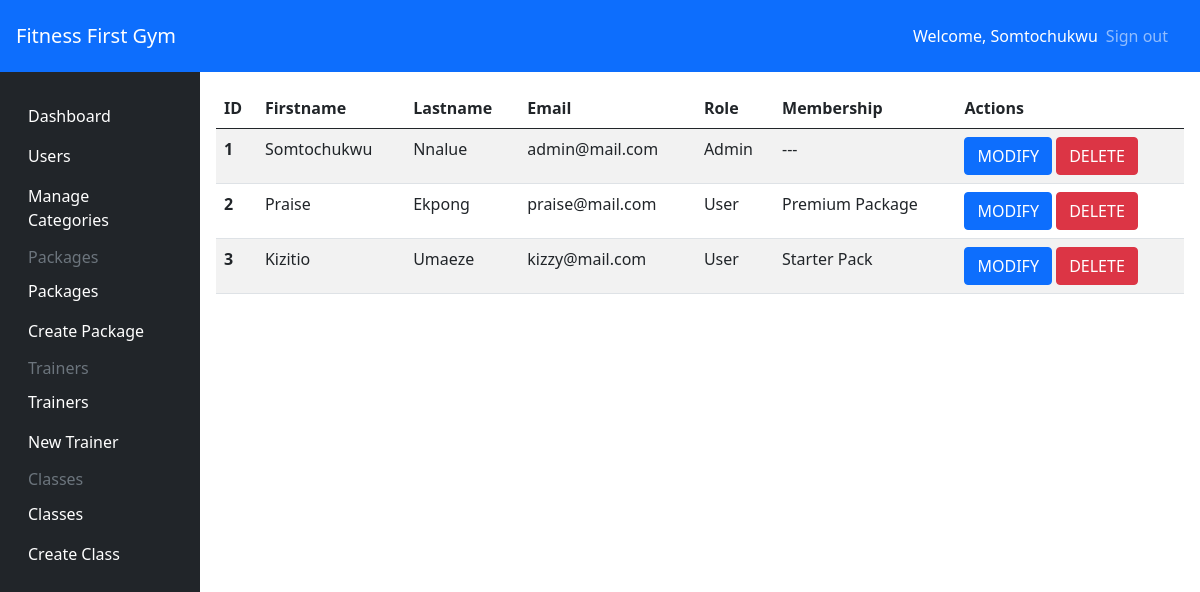
/users/all (signed in), run on an earlier commit of the app's database.
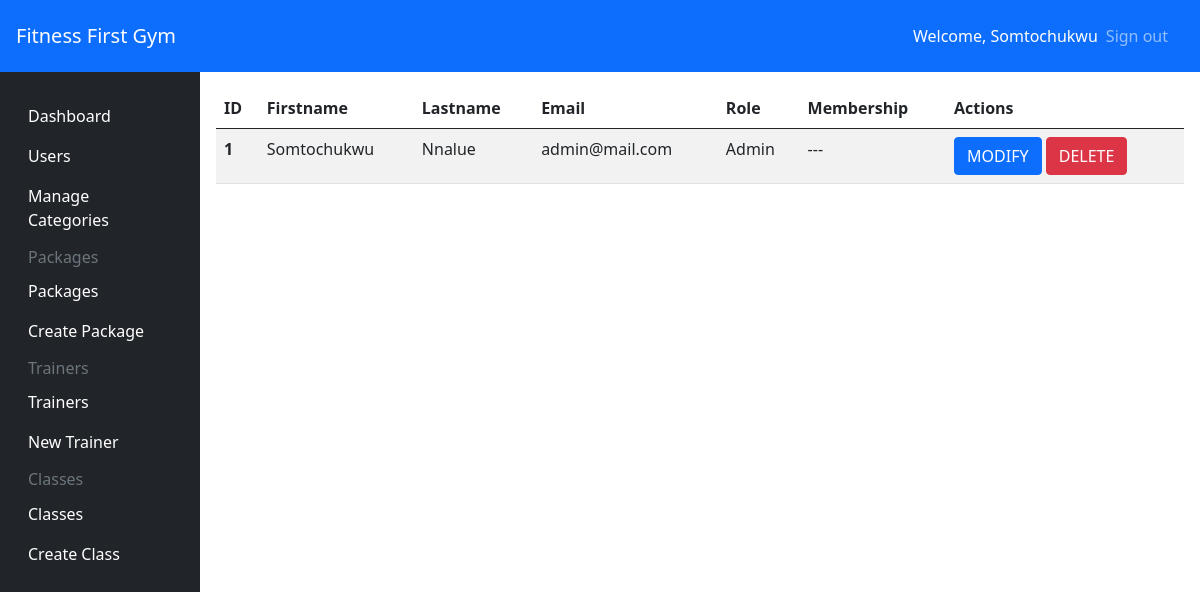
And on a later commit of the database.
### app/models/__init__.py (models this page shows, shortened)
class User(UserMixin, db.Model):
    id = db.Column(db.Integer, primary_key=True)
    firstname = db.Column(db.String(200), nullable=False)
    lastname = db.Column(db.String(200), nullable=True)
    email = db.Column(db.String(100), nullable=False, unique=True)
    password = db.Column(db.String(200), nullable=False)
    isAdmin = db.Column(db.Boolean(), default=False)
    membership_id = db.Column(db.Integer, db.ForeignKey('package.id'), nullable=True)
    membership = db.relationship('Package', backref=db.backref('packages', lazy='dynamic'))
    createdAt = db.Column(db.DateTime, default=datetime.utcnow)

### app/models/Package.py (models this page shows)
class Package(db.Model):
    id = db.Column(db.Integer, primary_key=True)
    name = db.Column(db.String(100), unique=True)
    price = db.Column(db.Float)
    description = db.Column(db.String(100))
    premium = db.Column(db.Boolean, default=True)
    package_id = db.Column(db.Integer, db.ForeignKey('package_type.id'))
    package_type = db.relationship('PackageType', backref=db.backref('package', lazy='dynamic'))
    category_id = db.Column(db.Integer, db.ForeignKey('category.id'))
    category = db.relationship('Category', backref=db.backref('packages', lazy='dynamic'))

### app/user_views.py (the view)
@app.route('/users/all')
@login_required
@authorize_request
def all_users():
   users = User.query.all()
   return render_template('pages/admin/users/preview.html', users=users)

### app/admin_views.py (called while the page is built)
def authorize_request(view_func):
   @wraps(view_func)
   def wrapped_view(*args, **kwargs):
      try:
         if current_user.isAdmin:
               return view_func(*args, **kwargs)
         else:
            flash('Unauthorized')
            return redirect('/')
      except Exception as error:
         return render_template('pages/error/500.html', error=error)
   return wrapped_view

### app/models/__init__.py (called while the page is built)
@login_manager.user_loader
def load_user(id):
    return User.query.get(id)

### app/templates/pages/admin/users/preview.html (shortened to what this page needs)
{% extends "components/admin_base.html" %}
{% block content %}
<table class="table table-striped table-hover">
    <thead>
        <tr>
            <th scope="col">ID</th>
            <th scope="col">Firstname</th>
            <th scope="col">Lastname</th>
            <th scope="col">Email</th>
            <th scope="col">Role</th>
            <th scope="col">Membership</th>
            <th scope="col">Actions</th>
        </tr>
    </thead>
    <tbody>
        {% if users %}
        {% for user in users %}
        <tr>
            <th scope="row">{{user.id}}</th>
            <td>{{user.firstname}}</td>
            <td>{{user.lastname}}</td>
            <td>{{user.email}}</td>
            <td>{{"Admin" if user.isAdmin else "User"}}</td>
            <td>{{"---" if user.isAdmin else "UNSUBSCRIBED" if not user.membership else user.membership.name }}</td>
            <td class="d-flex-col">
                <a href="/user/edit/{{user.id}}" class="btn btn-primary text-white">MODIFY</a>
                <a href="/user/delete/{{user.id}}" class="btn btn-danger text-white">DELETE</a>
            </td>
        </tr>
        {% endfor %}
        {% endif %}
    </tbody>
</table>
{% endblock content %}

### app/templates/components/admin_base.html (shortened to what this page needs)
<!DOCTYPE html>
<html lang="en">
<head>
    <link href="https://cdn.jsdelivr.net/npm/bootstrap@5.0.2/dist/css/bootstrap.min.css" rel="stylesheet"
>
</head>
<body class="relative">
    <main>
        <nav class="navbar navbar-dark sticky-top bg-primary flex-md-nowrap p-3">
            <a class="navbar-brand col-sm-3 col-md-2 mr-0" href="/">Fitness First Gym</a>
            <div class="navbar-nav px-3">
                <div class="nav-item text-nowrap d-flex align-items-center">
                    <span class="text-white mx-2">Welcome, {{current_user.firstname}}</span>
                    <a class="nav-link" href="/auth/logout">Sign out</a>
                </div>
            </div>
        </nav>
        <div>
            <div class="container-fluid">
                <div class="row">
                    {% include "components/admin_navbar.html" %}
                    <main role="main" class="relative col-md-9 ml-sm-auto col-lg-10 p-3">
                        {% block content %} {% endblock %}
                    </main>
                </div>
            </div>
        </div>
    </main>
</body>
</html>

### app/templates/components/admin_navbar.html
<nav class="vh-100 col-md-2 d-none d-md-block bg-dark sidebar sidebar-fixed py-4">
    <ul class="nav flex-column">
      <li class="nav-item">
        <a class="nav-link text-white" href="/admin/dashboard">Dashboard</a>
      </li>
    </ul>
    <ul class="nav flex-column">
      <li class="nav-item">
        <a class="nav-link text-white" href="/users/all">Users</a>
      </li>
    </ul>
    <ul class="nav flex-column">
      <li class="nav-item">
        <a class="nav-link text-white" href="/admin/categories">Manage Categories</a>
      </li>
    </ul>
    <h6 class="sidebar-heading d-flex justify-content-between align-items-center px-3 mt-2 mb-1 text-muted">
      <span>Packages</span>
    </h6>
    <ul class="nav flex-column">
      <li class="nav-item"><a class="nav-link text-white" href="/admin/package/all">Packages</a></li>
      <li class="nav-item"><a class="nav-link text-white" href="/admin/package/new">Create Package</a></li>
    </ul>
    <h6 class="sidebar-heading d-flex justify-content-between align-items-center px-3 mt-2 mb-1 text-muted">
      <span>Trainers</span>
    </h6>
    <ul class="nav flex-column mb-2">
      <li class="nav-item"><a class="nav-link text-white" href="/admin/trainer/all">Trainers</a></li>
      <li class="nav-item"><a class="nav-link text-white" href="/admin/trainer/new">New Trainer</a></li>
    </ul>
    <h6 class="sidebar-heading d-flex justify-content-between align-items-center px-3 mt-2 mb-1 text-muted">
      <span>Classes</span>
    </h6>
    <ul class="nav flex-column mb-2">
      <li class="nav-item"><a class="nav-link text-white" href="/admin/class/all">Classes</a></li>
      <li class="nav-item"><a class="nav-link text-white" href="/admin/class/new">Create Class</a></li>
    </ul>
</nav>

What changed in the data, as far as the page shows it:
removed User: id "2", firstname "Praise", lastname "Ekpong", email "praise@mail.com", isAdmin "User", isAdmin.name "Premium Package"
removed User: id "3", firstname "Kizitio", lastname "Umaeze", email "kizzy@mail.com", isAdmin "User", isAdmin.name "Starter Pack"
